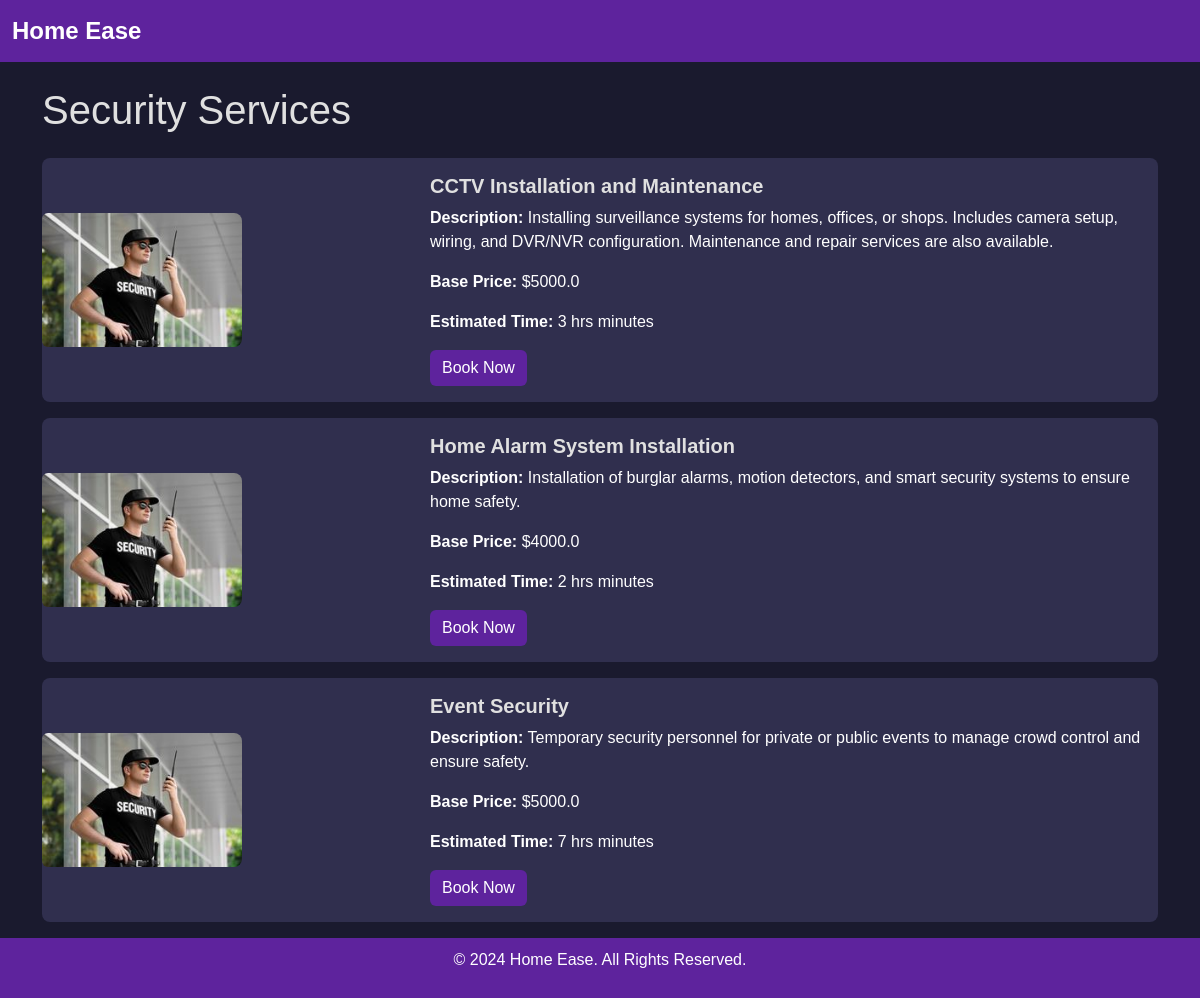
Page /security_services on the committed database.
### app.py (models this page shows)
class Service(db.Model):
    id = db.Column(db.Integer, primary_key=True)
    name = db.Column(db.String(100), unique=True, nullable=False)
    type_of_service = db.Column(db.String(50), nullable=False)
    base_price = db.Column(db.Float, nullable=False)
    description = db.Column(db.Text)
    time_required = db.Column(db.Integer)  # Time in minutes
    created_at = db.Column(db.DateTime, default=datetime.utcnow)
    professionals = db.relationship('ProfessionalDetails', back_populates='service')
    service_requests = db.relationship('ServiceRequest', back_populates='service')

### app.py (the view)
@app.route('/security_services')
def security_services():
    security_services = Service.query.filter_by(type_of_service="security services").all()
    return render_template('security_services.html', services=security_services)

### templates/security_services.html (shortened to what this page needs)
<!doctype html>
<html lang="en">
<head>
    <link href="https://cdn.jsdelivr.net/npm/bootstrap@5.3.3/dist/css/bootstrap.min.css" rel="stylesheet">
    <link rel="stylesheet" href="/static/css/styles.css">
</head>
<body>
    <nav class="navbar navbar-expand-lg navbar-light bg-light">
        <div class="container-fluid">
            <a class="navbar-brand" href="/">Home Ease</a>
        </div>
    </nav>
    <div class="container mt-4">
        <h1 class="mb-4">Security Services</h1>
        {% for service in services %}
        <div class="card mb-3">
            <div class="row g-0 align-items-center">
                <div class="col-md-4">
                    <img src="static\images\default_security.jpg"
                         class="img-fluid rounded-start"
                         alt="{{ service.name }}">
                </div>
                <div class="col-md-8">
                    <div class="card-body">
                        <h5 class="card-title">{{ service.name }}</h5>
                        <p class="card-text"><strong>Description:</strong> {{ service.description }}</p>
                        <p class="card-text"><strong>Base Price:</strong> ${{ service.base_price }}</p>
                        <p class="card-text"><strong>Estimated Time:</strong> {{ service.time_required }} minutes</p>
                        <form action="/book_service" method="post" class="mt-3">
                            <button type="submit" class="btn btn-success">Book Now</button>
                        </form>
                    </div>
                </div>
            </div>
        </div>
        {% endfor %}
    </div>
    <footer>
        <p>&copy; 2024 Home Ease. All Rights Reserved.</p>
    </footer>
</body>
</html>

### static/css/styles.css (style rules this page uses)
body { font-family: 'Arial', sans-serif; background-color: #1a1a2e; color: #e0e0e0; margin: 0; padding: 0; }
img { width: 200px; height: 200px; object-fit: cover; border-radius: 8px; }
.navbar { background-color: #5e239d !important; }
.navbar-brand { font-size: 1.5rem; font-weight: bold; color: #fff !important; }
.card { background-color: #302f4e; color: #fff; border: none; transition: transform 0.2s ease, box-shadow 0.3s ease; border-radius: 8px; overflow: hidden; }
.card img { border-radius: 8px; transition: transform 0.3s ease; }
.card-title { color: #e0e0e0; font-weight: bold; }
.card .btn { background-color: #5e239d; color: #fff; border: none; transition: background-color 0.3s ease; }
footer { background-color: #5e239d; color: #fff; padding: 10px 0; text-align: center; }

### rows in the picture
Service: name "CCTV Installation and Maintenance", description "Installing surveillance systems for homes, offices, or shops. Includes camera setup, wiring, and DVR/NVR configuration. Maintenance and repair services are also available.", base_price "5000.0", time_required "3 hrs"
Service: name "Home Alarm System Installation", description "Installation of burglar alarms, motion detectors, and smart security systems to ensure home safety.", base_price "4000.0", time_required "2 hrs"
Service: name "Event Security", description "Temporary security personnel for private or public events to manage crowd control and ensure safety.", base_price "5000.0", time_required "7 hrs"
